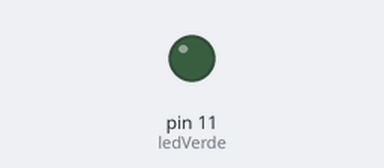
Recording of a sketch running on a simulated Arduino Uno, built with avr-gcc and run on an emulated ATmega328P. Parts: output pins drawn as LEDs (lit = HIGH).

Above: at 0.05 s.
At 0.55 s:
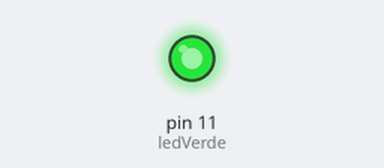
At 1.1 s:
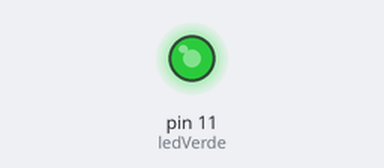
At 2.15 s:
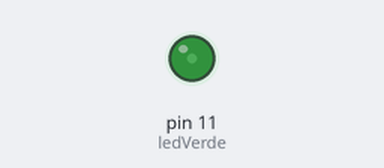
Timing chart, 0 to 7.1 s (numbered marks = the images above):
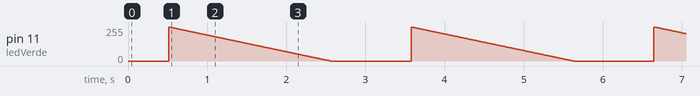

The sketch:

05-brillo-led-mejora2.ino
```cpp
// Latido: el LED verde se enciende deprisa y se apaga despacio

const int ledVerde = 11;  // LED verde conectado al pin 11

const int esperaSubida = 2;  // subida rápida: 2 milisegundos por paso
const int esperaBajada = 8;  // bajada lenta: 8 milisegundos por paso

void setup() {
  pinMode(ledVerde, OUTPUT);  // el LED es una salida
}

void loop() {
  // el latido: sube deprisa...
  for (int brillo = 0; brillo <= 255; brillo = brillo + 1) {
    analogWrite(ledVerde, brillo);
    delay(esperaSubida);
  }

  // ...y baja despacio
  for (int brillo = 255; brillo >= 0; brillo = brillo - 1) {
    analogWrite(ledVerde, brillo);
    delay(esperaBajada);
  }

  delay(500);  // pausa entre latidos
}
```
